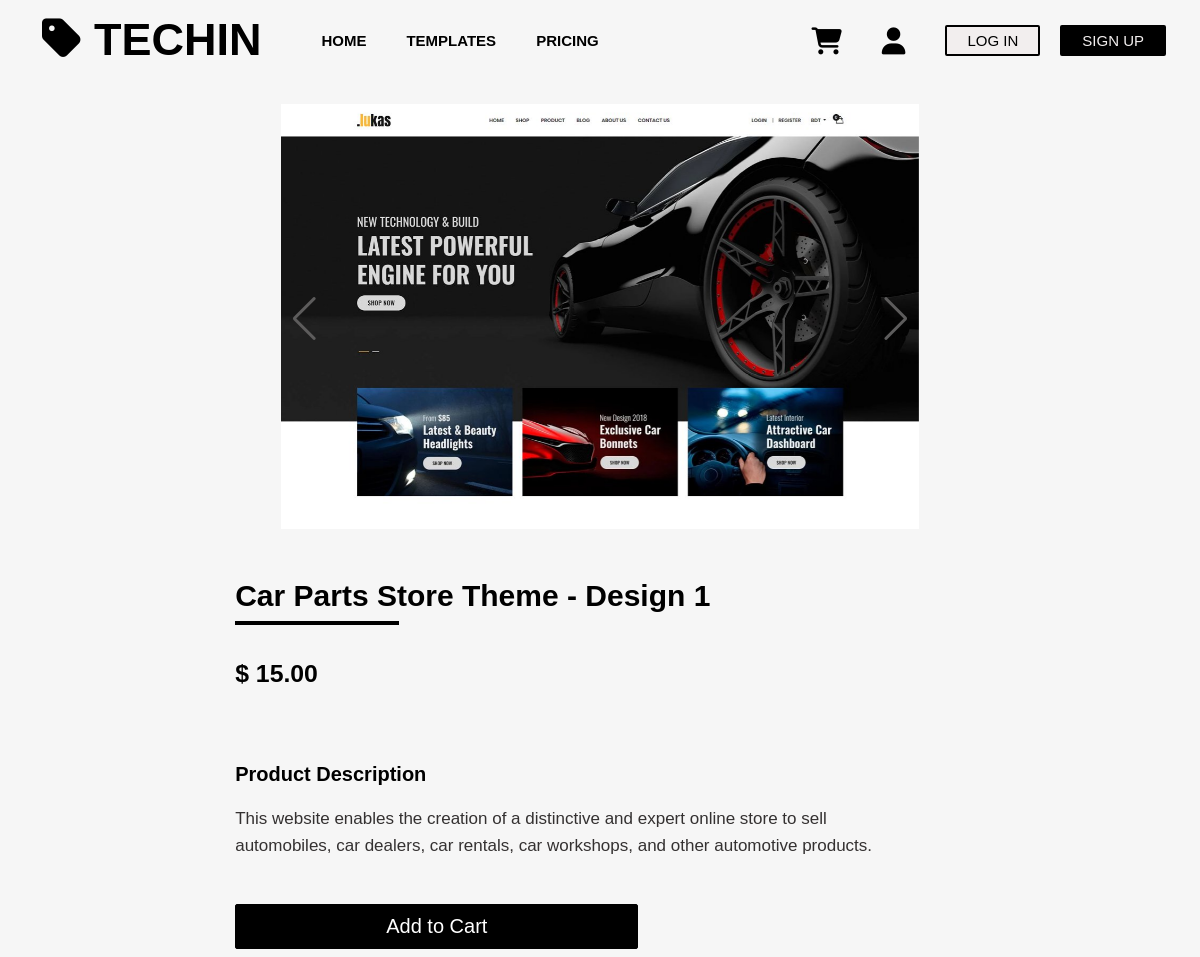
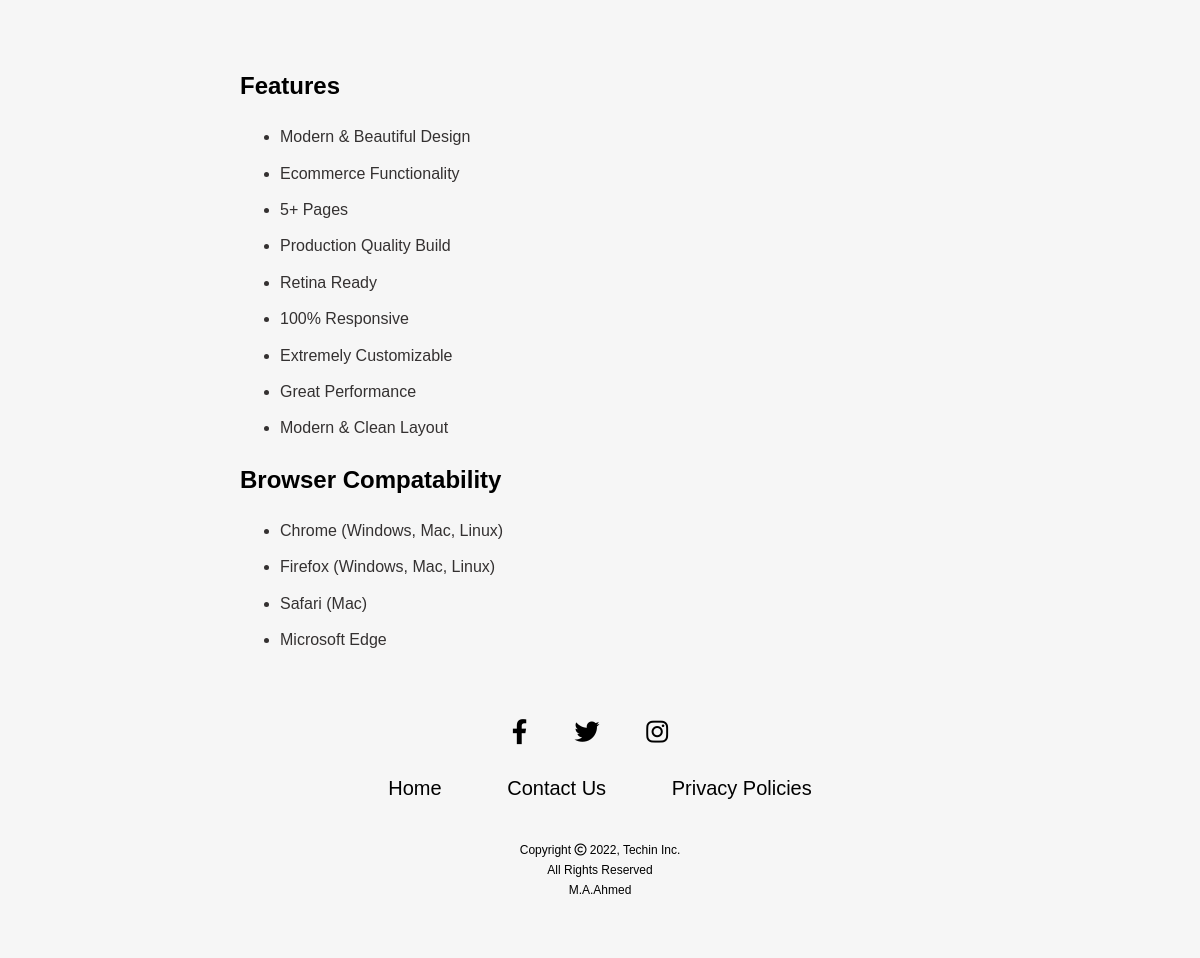
The app's page /premium.php?id=1 with its own data (2 pictures, top to bottom).
### tables this page shows
CREATE TABLE `paidTemplate` (
  `designID` int(11) NOT NULL,
  `type` varchar(100) NOT NULL,
  `title` varchar(100) NOT NULL,
  `price` int(11) NOT NULL,
  `image` text NOT NULL,
  `image2` varchar(100) NOT NULL,
  `image3` varchar(100) NOT NULL,
  `des` text NOT NULL
);

### premium.php (the view, shortened to what this page needs)
<?php
    include 'signout.php';
    $id=$_GET['id'];
?>
<!DOCTYPE html>
<html lang="en">
<head>
    <link rel="stylesheet" href="style.css" type="text/css">
    <link rel="stylesheet" href="https://cdnjs.cloudflare.com/ajax/libs/font-awesome/6.1.2/css/all.min.css" />
    <link rel="stylesheet" href="https://cdn.jsdelivr.net/npm/swiper@8/swiper-bundle.min.css"/>
</head>
    <body >
        <div class="b">
        <div class="navbar">
            <div class="navbar-left">
                <a href="home.html" class="brand-logo">
                    <div>
                        <i class="fa-solid fa-tag"></i> Techin
                    </div>
                </a>
                <a href="home.html" >
                    <div>Home</div>
                </a>
                <a href="template.php">
                    <div>Templates</div>
                </a>
                <a href="price.html">
                    <div>Pricing</div>
                </a>
            </div>
            <div class="navbar-right">
                <a href="cart.php">
                    <i  class="fas fa-light fa-cart-shopping"></i>
                </a>
                <a href="profile.php">
                    <i id="faws" class="fas fa-regular fa-user"></i>
                </a>
                <a href="login.php">
                    <div class="log-in">Log in</div>
                </a>
                <a href="signup.php">
                    <div class="sign-up">Sign up</div>
                </a>
            </div>
        </div>
<?php
        $result =mysqli_query($connect, "SELECT * FROM paidTemplate WHERE designID='$id' ");
        $row = mysqli_fetch_array($result);
    ?>
    <div class="products-page">
        <div class="pr-leftimg">
            <div class="swiper">
                <div class="swiper-wrapper">
                  <div class="swiper-slide"><img src="<?php echo $row['image']?>" class="img-product"></div>
                </div>
                <div class="swiper-button-prev"></div>
                <div class="swiper-button-next"></div>
            </div>
        </div>
        <div class="pr-right">
            <div class="pr-title">
                <?php echo $row['title']?> - Design <?php echo $row['designID']?>
            </div><hr>
            <div class="pr-price">
                <h6>$ <?php echo $row['price']?>.00</h6>
            </div>
            <div class="pr-des">
                <p class="pr-pr-des">Product Description</p>
                <?php echo $row['des']?>
            </div>
            <div class="buy-now">
                <form action="" method="POST">
                    <input type="submit" class="add-to" name="adding" value="Add to Cart">
                </form>
            </div>
        </div>
    </div>
    <div class="descript">
        <h2 class="lab-top"><Label>Features</Label></h2>
        <ul class="unorder">
            <li>Modern & Beautiful Design</li>
            <li>Ecommerce Functionality</li>
            <li>5+ Pages</li>
            <li>Production Quality Build</li>
            <li>Retina Ready</li>
            <li>100% Responsive</li>
            <li>Extremely Customizable</li>
            <li>Great Performance</li>
            <li>Modern & Clean Layout</li>
        </ul>
        <h2 class="lab-top"><Label>Browser Compatability</Label></h2>
        <ul class="unorder">
            <li>Chrome (Windows, Mac, Linux)</li>
            <li>Firefox (Windows, Mac, Linux)</li>
            <li>Safari (Mac)</li>
            <li>Microsoft Edge</li>
        </ul>
    </div>
        <section class="footer">
            <div class="social">
                <a href="https://www.facebook.com/profile.php?id=100061253912933" target="_blank"><i class="fab fa-facebook-f"></i></a>
                <a href="https://twitter.com/M_Ahmed_Anwer"target="_blank"><i class="fab fa-twitter"></i></a>
                <a href="https://www.instagram.com/m_ahmed.anwer/"target="_blank"><i class="fab fa-instagram"></i></a>
            </div>
            <ul class="list" style="font-size: 20px;">
                <li>
                    <a href="home.html">Home</a>
                </li>
                <li>
                    <a href="contact.html">Contact Us</a>
                </li>
                <li>
                    <a href="policy.html">Privacy Policies</a>
                </li>
            </ul><br><br>
            <p class="copyright" style="line-height:20px;">
                Copyright <i class="fa-regular fa-copyright"></i> 2022, Techin Inc. <br>
                All Rights Reserved <br>
M.A.Ahmed
            </p><br>
        </section>
    </body>
</html>

### style.css (style rules this page uses)
* { margin: 0; box-sizing: border-box; }
body { background-color: #242424; padding: auto; width: 100%; height: 100%; background-color:rgb(255, 255, 255); }
a { color: black; background-color: transparent; text-decoration: none; }
.navbar { width: 100%; font-family: "Clarkson",Helvetica,sans-serif; height: 80px; font-size: 14px; display: flex; justify-content: space-between ; align-items: center; background-repeat: no-repeat; background-attachment: fixed; position: sticky; }
.brand-logo { padding-right: 20px ; color:black; font-size: 45px; }
.navbar-left { font-size: 15px; padding-left: 1%; display: flex; align-items: center ; text-transform: uppercase; align-items: left ; font-weight: 500; }
.navbar-left div { padding-left: 20px; transition: color .4s;; font-weight: 700; }
.navbar-right { padding-right:2% ; align-items: center ; display:flex; text-decoration: solid; align-items: top ; text-transform: uppercase; align-items: left ; font-weight: 500; font-size: 15px; }
#faws { margin-left: 20px; padding-right: 20px; font-size: 27px; color:black; }
.fas { font-size: 27px; }
.navbar-left > * , .navbar-right > * { align-items: top; margin: 10px; }
.sign-up , .log-in { align-items: flex; border-radius: 2px; border:2px solid rgb(0, 0, 0); padding: 5px 20px 5px 20px; transition: .3s; }
.log-in { color: black; background-color: rgb(242, 238, 238); }
.sign-up { color:rgb(242, 238, 238); background-color: black; }
.footer { width: 100%; left: 0; bottom: 0; padding: 40px 0; font-family: "Clarkson",Helvetica,sans-serif; font-weight: 400; background-color: rgb(246, 246, 246); background-size: 100%; background-repeat: no-repeat; background-attachment: fixed; bottom: 100; width: 100%; }
.footer .social { padding-top: 20px; font-size: 25px; letter-spacing: 20px; text-align: center; padding-bottom: 25px; color: rgb(36, 36, 36); }
.footer ul { line-height: 1.6; margin-bottom: 0; padding: 0; text-align: center; }
.footer ul li { display: inline-block; padding: 0 30px; }
.footer .copyright { color: black; text-align: center; font-size: 12px; }
.b { background-color:rgb(246, 246, 246) ; }
.products-page { margin: 2% 12% 0 12% ; }
.pr-leftimg img { width: 100%; }
.swiper { width: 70%; }
.swiper .swiper-button-next, .swiper .swiper-button-prev { color: #5d5c5c; }
.pr-right { height: max-content; margin-top: 5%; margin-left: 10%; }
.pr-right hr { margin-top: 1%; width: 20%; border: 2px solid black; }
.pr-title { font-size: 30px; font-weight: 600; font-family: "Clarkson",Helvetica,sans-serif; }
.pr-pr-des { margin-bottom: 15px; margin-top: 70px; font-size: 20px; color: #000000; font-weight: 600; }
.pr-des { width: 80%; margin: 20px 0; font-size: 17px; line-height: 1.6; color: #343131; font-family: "Clarkson",Helvetica,sans-serif; }
.pr-price { margin: 35px 0; font-size: 37px; font-family: "Clarkson",Helvetica,sans-serif; }
.add-to { margin: 3% auto; font-family: "Clarkson",Helvetica,sans-serif; font-size: 20px; border-radius: 2px; border:1px solid black; padding: 10px 150px ; color: white; background-color: black; transition: .4s; }
.descript { padding-top: 3%; padding-left: 20%; font-family: "Clarkson",Helvetica,sans-serif; }
.lab-top { padding: 2% 0; }
.unorder li { color: #343131; padding: 1% 0; }

### records on screen
paidtemplate: image (picture), title "Car Parts Store Theme", designID "1", price "15", des "This website enables the creation of a distinctive and expert online store to sell automobiles, car dealers, car rentals, car workshops, and other automotive products."
